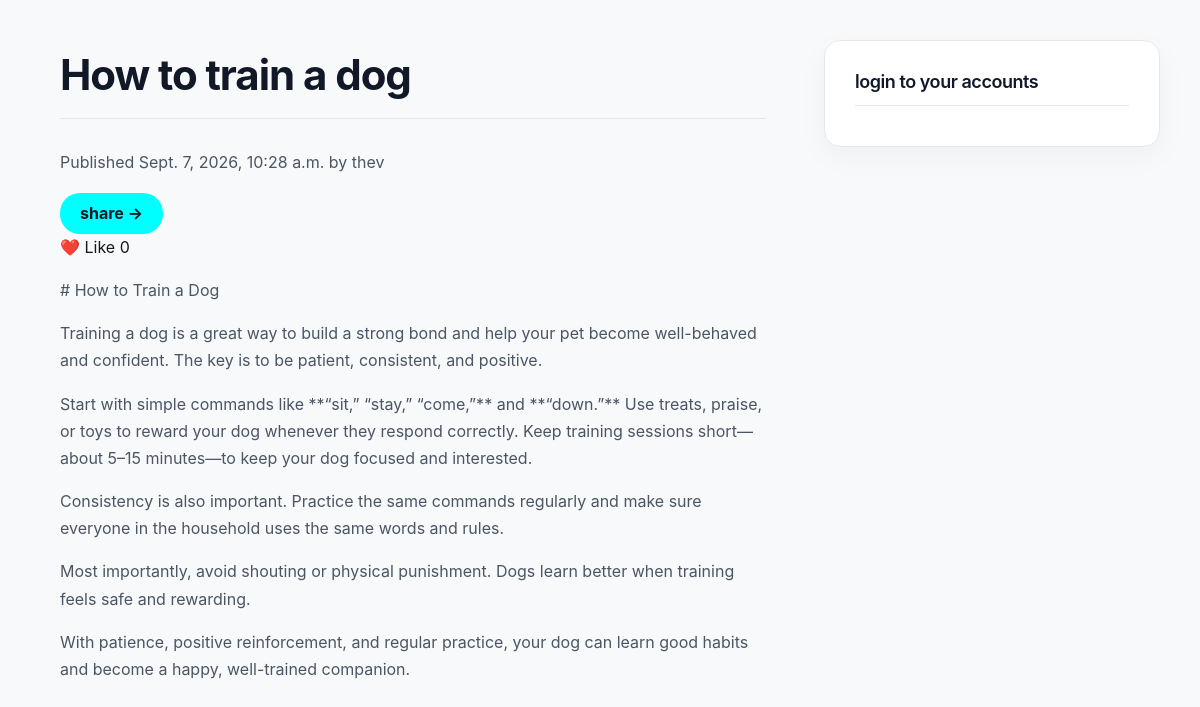
Page /4/ on the committed database.
### post/models.py (models this page shows, shortened)
class Post(models.Model):
    class Status(models.TextChoices):
        DRAFT = "draft", "Draft"
        PUBLISHED = "published", "Published"
    title = models.CharField(max_length=255)
    slug = models.SlugField()
    author = models.ForeignKey(
        User, on_delete=models.CASCADE, related_name="blog_posts",null=True,blank=True
    )
    publish = models.DateTimeField(null=True, blank=True)
    status = models.CharField(
        max_length=10, choices=Status.choices, default=Status.DRAFT
    )
    created_at = models.DateTimeField(auto_now_add=True)
    updated_at = models.DateTimeField(auto_now=True)
    content = models.TextField(default="")
    objects = models.Manager()

### post/views.py (the view)
# urls.py: path("<int:id>/", post_detail, name="post_detail"),
def post_detail(request, id):
    post = get_object_or_404(Post, id=id)
    if not request.session.session_key:
        request.session.create()
    session_key = request.session.session_key
    user_has_liked = Like.objects.filter(
        session_key=session_key,
        post=post
    ).exists()
    return render(
        request,
        "post/post_detail.html",
        {
            "post": post,
            "user_has_liked": user_has_liked,
        }
    )

### post/templates/post/post_detail.html (shortened to what this page needs)
{% extends "base.html" %}
{% block content %}
    <h1>{{ post.title }}</h1>
    <p>
        Published {{ post.publish }} by {{ post.author }}
    </p>
    <a href="{% url 'post:share_post' post.id %}">
     <button style="background-color: aqua; padding: 7px 20px;border-radius: 20px; font-weight: bold;">
        share ->
     </button>
</a>
    <form method="POST" action="{% url 'post:toggle_like' post.id %}" style="display: flex; gap: 8px;">
    <button type="submit">
        {% if user_has_liked %}
            💔 Unlike
        {% else %}
            ❤️ Like
        {% endif %}
        {{ post.likes.count }}
    </button>
</form>
    {{ post.content|linebreaks }}
{% endblock %}

### post/static/css/blog.css (style rules this page uses)
* { box-sizing: border-box; }
html { scroll-behavior: smooth; }
body { margin: 0; padding: 0; background: #f8f9fb; color: #17191c; font-family: -apple-system, BlinkMacSystemFont, "Segoe UI", Roboto, Helvetica, Arial, sans-serif; line-height: 1.7; }
a { color: #111827; text-decoration: none; transition: color 0.2s ease, opacity 0.2s ease; }
h1, h2, h3 { color: #111827; line-height: 1.2; letter-spacing: -0.025em; }
h1 { font-size: 42px; font-weight: 700; margin: 0 0 30px; padding-bottom: 18px; border-bottom: 1px solid #e5e7eb; }
button { all: unset; cursor: pointer; }
p { color: #4b5563; }
form { width: 100%; }

### rows in the picture
Post: title "How to train a dog", publish "Sept. 7, 2026, 10:28 a.m.", author "thev", likes.count "0", content "# How to Train a Dog Training a dog is a great way to build a strong bond and help your pet become well-behaved and confident. The key is to be patient, consistent, and positive. Start with simple commands like **“sit,” “stay,” “come,”** and **“down.”** Use treats, praise, or toys to reward your dog whenever they respond correctly. Keep training sessions short—about 5–15 minutes—to keep your dog focused and interested. Consistency is also important. Practice the same commands regularly and make sure everyone in the household uses the same words and rules. Most importantly, avoid shouting or physical punishment. Dogs learn better when training feels safe and rewarding. With patience,…"
